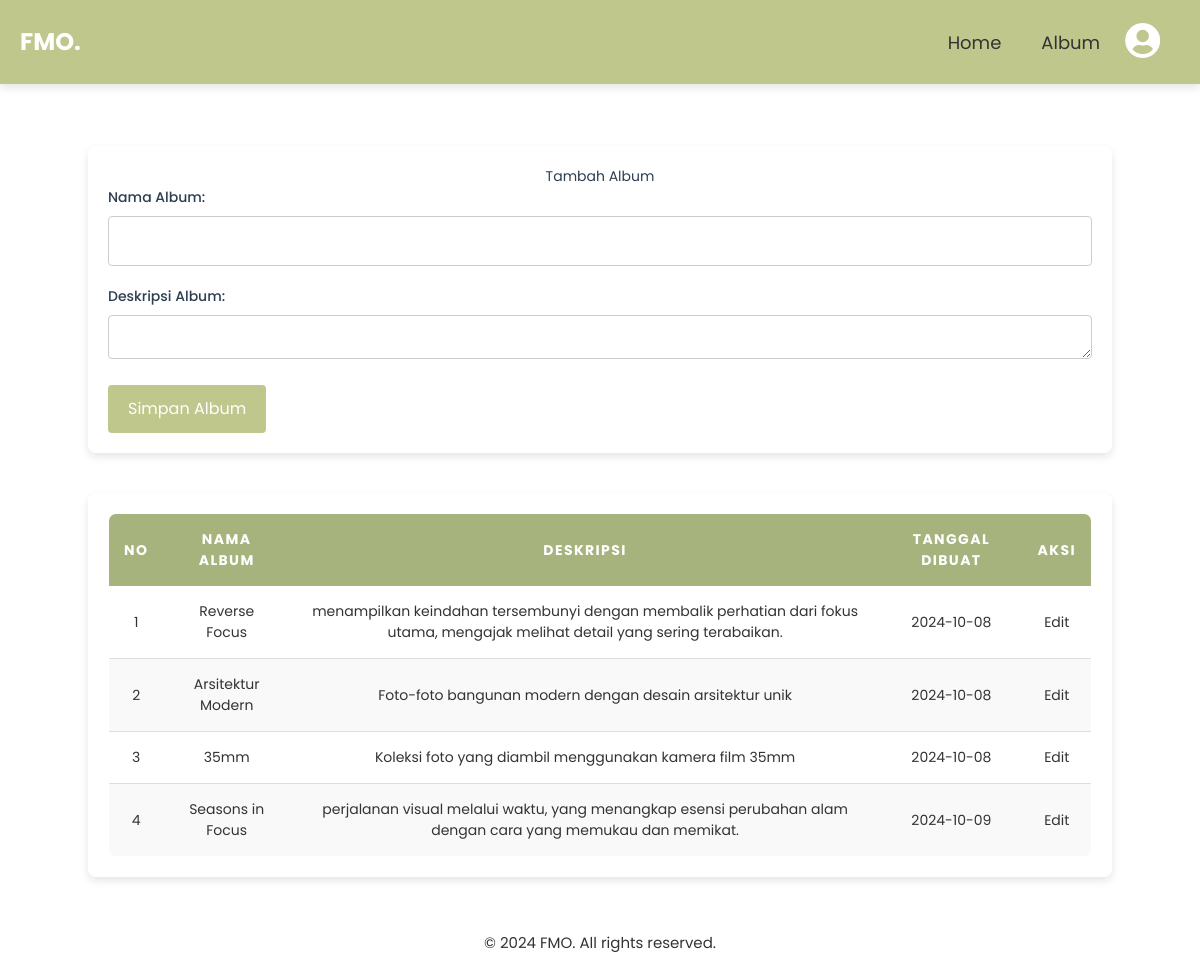
Screenshot of /album.php (signed in) with the database file from the repository.
### tables this page shows
CREATE TABLE `album` (
  `AlbumID` int(11) NOT NULL,
  `NamaAlbum` varchar(255) NOT NULL,
  `Deskripsi` text DEFAULT NULL,
  `TanggalDibuat` date DEFAULT NULL,
  `UserID` int(11) DEFAULT NULL
);

### album.php (the view, shortened to what this page needs)
<!doctype html>
<html lang="en">
<head>
    <script src="https://cdn.tailwindcss.com"></script>
    <link rel="stylesheet" href="https://cdnjs.cloudflare.com/ajax/libs/font-awesome/5.15.4/css/all.min.css">
</head>
<body>
    <div class="navbar">
        <div class="title">FMO.</div>
        <div class="nav-links">
            <a href="index.php">Home</a>
            <a href="album.php">Album</a>
            <div class="profile-actions">
                <div class="profile-icon" onclick="toggleDropdown()">
                    <i class="fas fa-user-circle"></i>
                </div>
            </div>
        </div>
    </div>
    <br><br><div class="container">
        <h1>Tambah Album</h1>
        <form action="" method="post">
            <div class="form-group">
                <label for="nama_album">Nama Album:</label>
                <input type="text" name="nama_album" required>
            </div>
            <div class="form-group">
                <label for="deskripsi_album">Deskripsi Album:</label>
                <textarea name="deskripsi_album" required></textarea>
            </div>
            <input type="submit" value="Simpan Album">
        </form>
    </div>
    <div class="container">
        <table>
            <thead>
                <tr>
                    <th>No</th>
                    <th>Nama Album</th>
                    <th>Deskripsi</th>
                    <th>Tanggal Dibuat</th>
                    <th>Aksi</th>
                </tr>
            </thead>
            <tbody>
                <?php
                include 'config.php';
                $query = "SELECT * FROM album ORDER BY TanggalDibuat ASC";
                $result = mysqli_query($conn, $query);
                $no = 1;
                while ($row = mysqli_fetch_assoc($result)) {
                    echo "<tr>
                        <td>{$no}</td>
                        <td>{$row['NamaAlbum']}</td>
                        <td>{$row['Deskripsi']}</td>
                        <td>{$row['TanggalDibuat']}</td>
                        <td>
                            <a href='albumedit.php?id={$row['AlbumID']}' class='action-button edit-button'>Edit</a>
                        </td>
                    </tr>";
                    $no++;
                }
                ?>
            </tbody>
        </table>
    </div>
    <footer>
        <p>&copy; 2024 FMO. All rights reserved.</p>
    </footer>
</body>
</html>

### album.php (style rules this page uses)
html, body { height: 100%; margin: 0; font-family: 'Poppins', sans-serif; display: flex; flex-direction: column; background-color: #ffff; }
body { font-size: 14px; }
.navbar { background-color: #C0C78C; padding: 15px 20px; box-shadow: 0 4px 8px rgba(0, 0, 0, 0.1); display: flex; justify-content: space-between; align-items: center; width: 100%; z-index: 1000; top: 0; left: 0; }
.navbar .title { font-size: 24px; color: #fff; font-weight: bold; text-transform: uppercase; }
.navbar .nav-links { display: flex; align-items: center; gap: 10px; }
.navbar .nav-links a { color: #333; text-decoration: none; font-size: 18px; padding: 8px 15px; }
.navbar .profile-icon { font-size: 36px; color: #fff; cursor: pointer; margin-right: 20px; }
.container { margin: 20px auto; padding: 20px; max-width: 600px; background-color: #ffffff; border-radius: 8px; box-shadow: 0 4px 8px rgba(0, 0, 0, 0.1); }
h1, h2 { font-size: 28px; color: #2c3e50; margin-bottom: 20px; text-align: center; }
.form-group { margin-bottom: 20px; }
label { display: block; margin-bottom: 8px; font-weight: 500; color: #2c3e50; }
input[type="text"], textarea { width: 100%; padding: 12px; border: 1px solid #ccc; border-radius: 4px; box-sizing: border-box; font-size: 16px; transition: border-color 0.3s; }
input[type="submit"] { background-color: #C0C78C; color: white; padding: 12px 20px; border: none; border-radius: 4px; font-size: 16px; cursor: pointer; transition: background-color 0.3s, transform 0.2s; }
table { width: 100%; border-collapse: separate; border-spacing: 0; font-size: 14px; background-color: white; border: 1px solid #ddd; border-radius: 8px; overflow: hidden; }
table th, table td { padding: 15px; text-align: center; }
table th { background-color: #A6B37D; color: white; position: sticky; top: 0; text-transform: uppercase; letter-spacing: 0.1em; z-index: 1; text-align: center; }
table td { border-bottom: 1px solid #ddd; color: #333; }
table tr:nth-child(even) { background-color: #f9f9f9; }
footer { text-align: center; padding: 10px; background-color: #fff; color: #333; margin-top: 25px; width: 100%; bottom: 0; left: 0; }
footer p { font-size: 15px; margin: 0; }

### rows the page displays
album: NamaAlbum "Reverse Focus", Deskripsi "menampilkan keindahan tersembunyi dengan membalik perhatian dari fokus utama, mengajak melihat detail yang sering terabaikan.", TanggalDibuat "2024-10-08"
album: NamaAlbum "Arsitektur Modern", Deskripsi "Foto-foto bangunan modern dengan desain arsitektur unik", TanggalDibuat "2024-10-08"
album: NamaAlbum "35mm", Deskripsi "Koleksi foto yang diambil menggunakan kamera film 35mm", TanggalDibuat "2024-10-08"
album: NamaAlbum "Seasons in Focus", Deskripsi "perjalanan visual melalui waktu, yang menangkap esensi perubahan alam dengan cara yang memukau dan memikat.", TanggalDibuat "2024-10-09"
